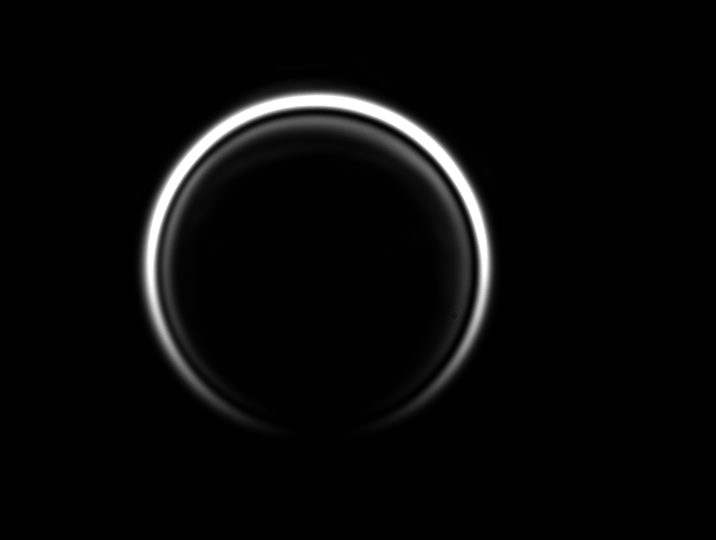
#> input picture Experimental_Stuff/Reference__200.png, 716 x 540 px, found by its file name
$ python Profiles_Interactive.py
#> lines starting #> are read from the running program, lines starting #| are printed output that depends on the picture
import cv2
import numpy as np
import matplotlib.pyplot as plt
from mpl_toolkits.mplot3d import Axes3D


#image_full_path="/home/oiangu/Desktop/Conical_Refraction_Polarimeter/DATA/SIMULATED/SIMULATED_Utukuri_Examples/2202_Resolution/[Big_Radious_Very_Thin_Width_]__PolAngle_-1.196600000000000_CRAngle_-2.393200000000000_Z_0_R0_30.25_R0_pix_475.58.png"
#image_full_path="/home/oiangu/Desktop/Conical_Refraction_Polarimeter/DATA/SIMULATED/SIMULATED_Utukuri_Examples/1101_Resolution/[Big_Radious_Very_Thin_Width_]__PolAngle_-1.196600000000000_CRAngle_-2.393200000000000_Z_0_R0_30.25_R0_pix_237.79.png"
image_full_path="/home/melanie/Desktop/Conical_Refraction_Polarimeter/Experimental_Stuff/Fotos_Turpin/Day3/Reference/Reference__200.png"
im = cv2.imread(image_full_path, cv2.IMREAD_ANYDEPTH)
#> im is the input picture: shape (540, 716); min 0, max 255, mean 8.4
if im is None:
    print(f" Unable to import image {image_full_path}")
    raise ValueError

plot3d_resolution=1
prof_x=np.sum(im, axis=0)
#> prof_x = 716 values, max 26972 at index 153, min 0 at index 0, mean 4517.6
prof_y=np.sum(im, axis=1)
#> prof_y = 540 values, max 33782 at index 105, min 0 at index 0, mean 5990
fig = plt.figure(figsize=(2*6, 2*6))
axes=fig.subplots(2,2)
cm=axes[0, 0].imshow(im, cmap='viridis')
axes[0,0].grid(True)
axes[0,1].scatter(prof_y, np.arange(len(prof_y)), s=1, label=f'Intensity profile in y')
axes[0,1].set_ylim((0,len(prof_y)))
axes[0,1].invert_yaxis()
axes[1,0].scatter(np.arange(len(prof_x)), prof_x, s=1, label=f'Intensity profile in y')
axes[1,0].set_xlim((0,len(prof_x)))
axes[1,0].invert_yaxis()
axes[0,0].set_xlabel("x (pixels)")
#axes[0,0].set_ylabel("y (pixels)")
axes[0,1].set_xlabel("Cummulative Intensity")
axes[0,1].set_ylabel("y (pixels)")
axes[1,0].set_ylabel("Cummulative Intensity")
axes[1,0].set_xlabel("x (pixels)")
axes[1,0].grid(True)
axes[0,1].grid(True)
axes[1,1].set_visible(False)
ax = fig.add_subplot(224, projection='3d')
X,Y = np.meshgrid(np.arange(len(prof_y)),np.arange(len(prof_x)))
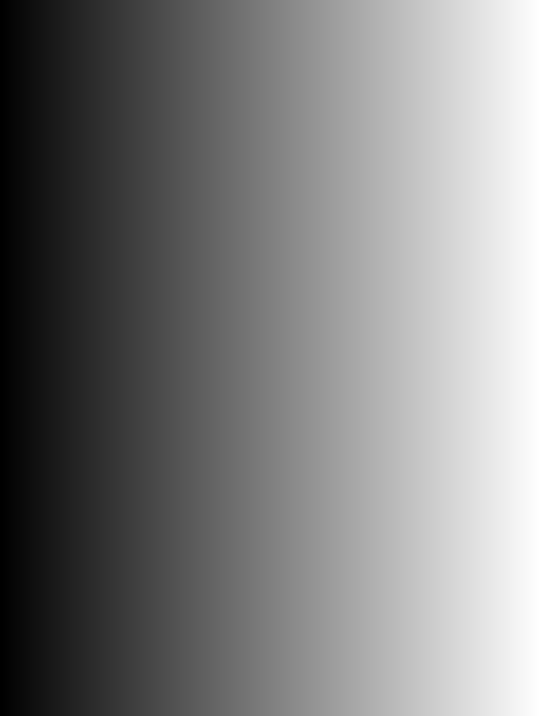
#> X: shape (716, 540) int64; min 0, max 539, mean 269.5; drawn with min black and max white
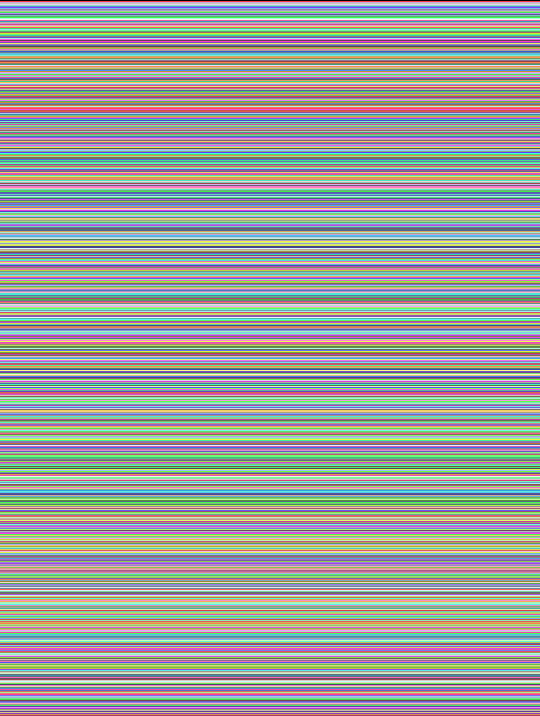
#> Y: shape (716, 540) int64; 716 distinct labels, from 0 to 715; one colour per label, 0 black
fig.suptitle(f"Intesity Profiles for Image\n{image_full_path.split('/')[-1]}")
files_for_gif=[]
cbax=fig.add_axes([0.54,0.05,0.4,0.01])
fig.colorbar(cm, ax=axes[0,0], cax=cbax, orientation='horizontal')
theta=25
phi=30
ax.plot_surface(X, Y, im.T, rcount=int(len(prof_y)*plot3d_resolution), ccount=int(len(prof_x)*plot3d_resolution), cmap='viridis') # rstride=1, cstride=1, linewidth=0
#cset = ax.contourf(X, Y, im, 2, zdir='z', offset=-20, cmap='viridis', alpha=0.5)
#cset = ax.contourf(X, Y, im, 1, zdir='x', offset=-8, cmap='viridis')
#cset = ax.contourf(X, Y, im, 1, zdir='y', offset=0, cmap='viridis')
ax.set_xlabel('Y')
#ax.set_xlim(-8, 8)
ax.set_ylabel('X')
#ax.set_ylim(-10, 8)
ax.set_zlabel('Intensity')
ax.set_zlim(-0.078*np.max(im), np.max(im))
ax.set_title("Image intensity 3D plot")
ax.view_init(10, theta)
ax.get_proj = lambda: np.dot(Axes3D.get_proj(ax), np.diag([1.3, 1.3, 1.3, 1]))
plt.show()
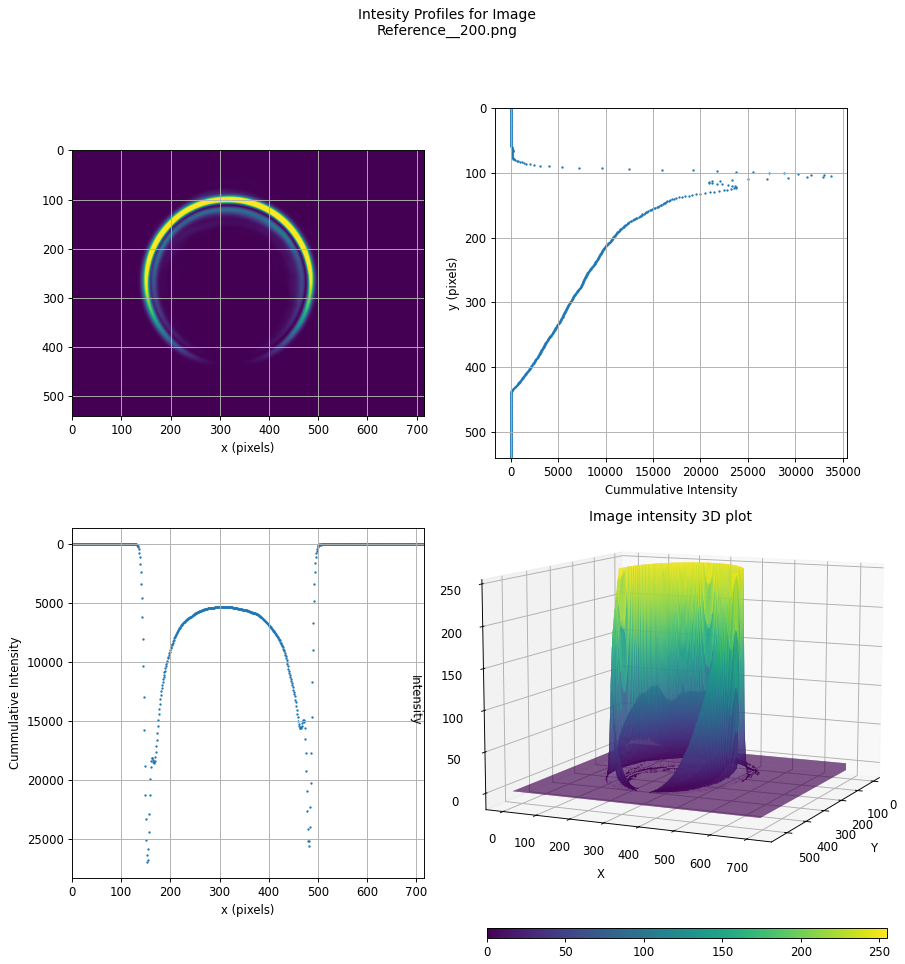
#> figure drawn by matplotlib, 5 panels
